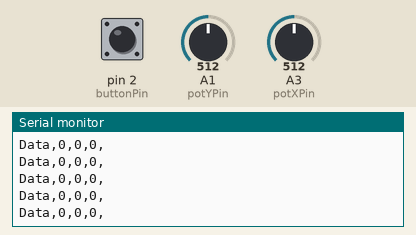
Bench run of a sketch on a simulated Arduino Uno, built with avr-gcc and run on an emulated ATmega328P. On the bench: the last lines printed to the serial monitor. The inputs (shaded band) are chosen by the test bench; at power-on: A3 (potXPin) = 512, pin 2 (buttonPin) HIGH, A1 (potYPin) = 512.

Above: at 11.8 s.
11.9 s: A3 (potXPin) set to 900
At 11.94 s:
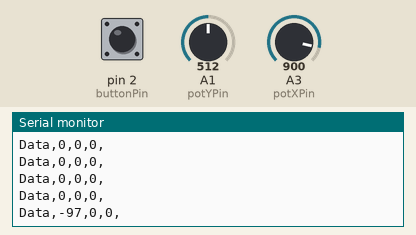
14.9 s: A3 (potXPin) set to 921
At 14.92 s:
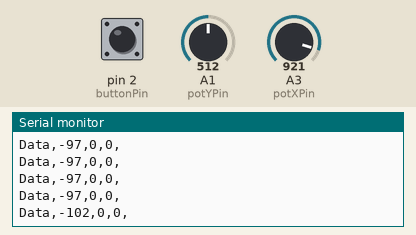
Timing chart, 0 to 17.4 s (numbered marks = the images above; inputs shaded):
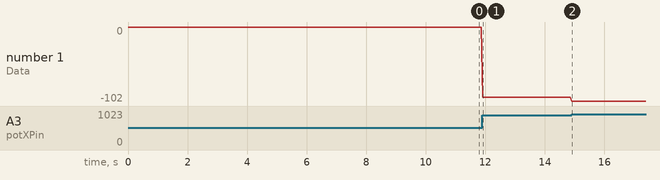

Measured:
- after the input at 11.9 s, the serial monitor: prints a new line at once (image 1)
- after the input at 14.9 s, the serial monitor: prints a new line at once (image 2)
- plotted number 1: 0 → -97 after the input at 11.9 s, -97 → -102 after the input at 14.9 s

The sketch:

arduMouse.ino
```cpp
const int buttonPin = 2;
const int potXPin = 3;
const int potYPin = 1;

void setup() {
  Serial.begin(9600);
  pinMode(buttonPin, INPUT);
  digitalWrite(buttonPin, HIGH);
}

void loop() {
  int x = (512 - analogRead(potXPin)) / 4;
  int y = (512 - analogRead(potYPin)) / 4;

  Serial.print("Data,");
  Serial.print(x,DEC);
  Serial.print(",");
  Serial.print(y,DEC);
  Serial.print(",");
  if (digitalRead(buttonPin) == LOW)
    Serial.print(1);
  else
    Serial.print(0);
  Serial.println(",");
  delay(50);
}
```
